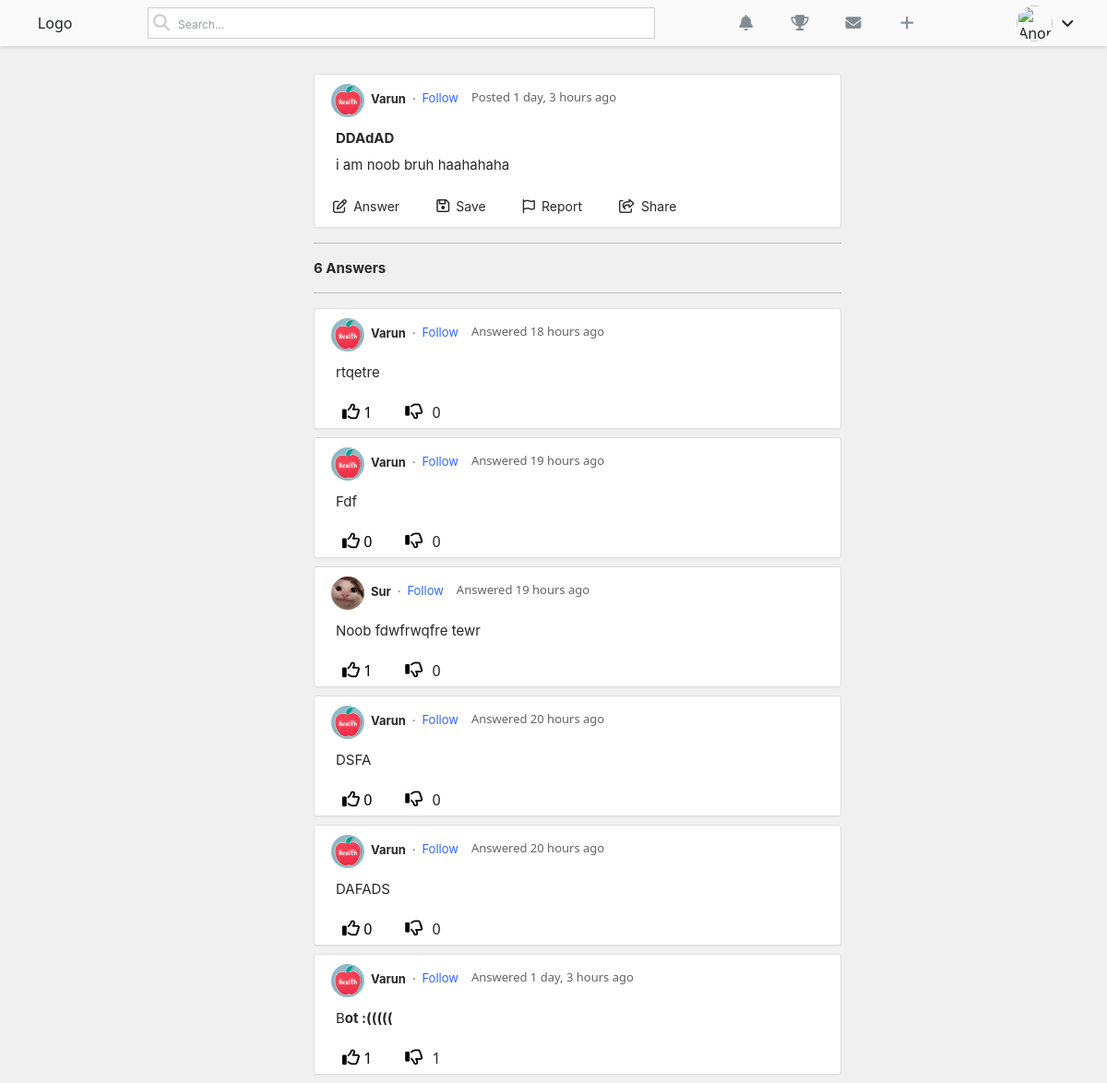
Page /posts/1/ on the earlier database version.
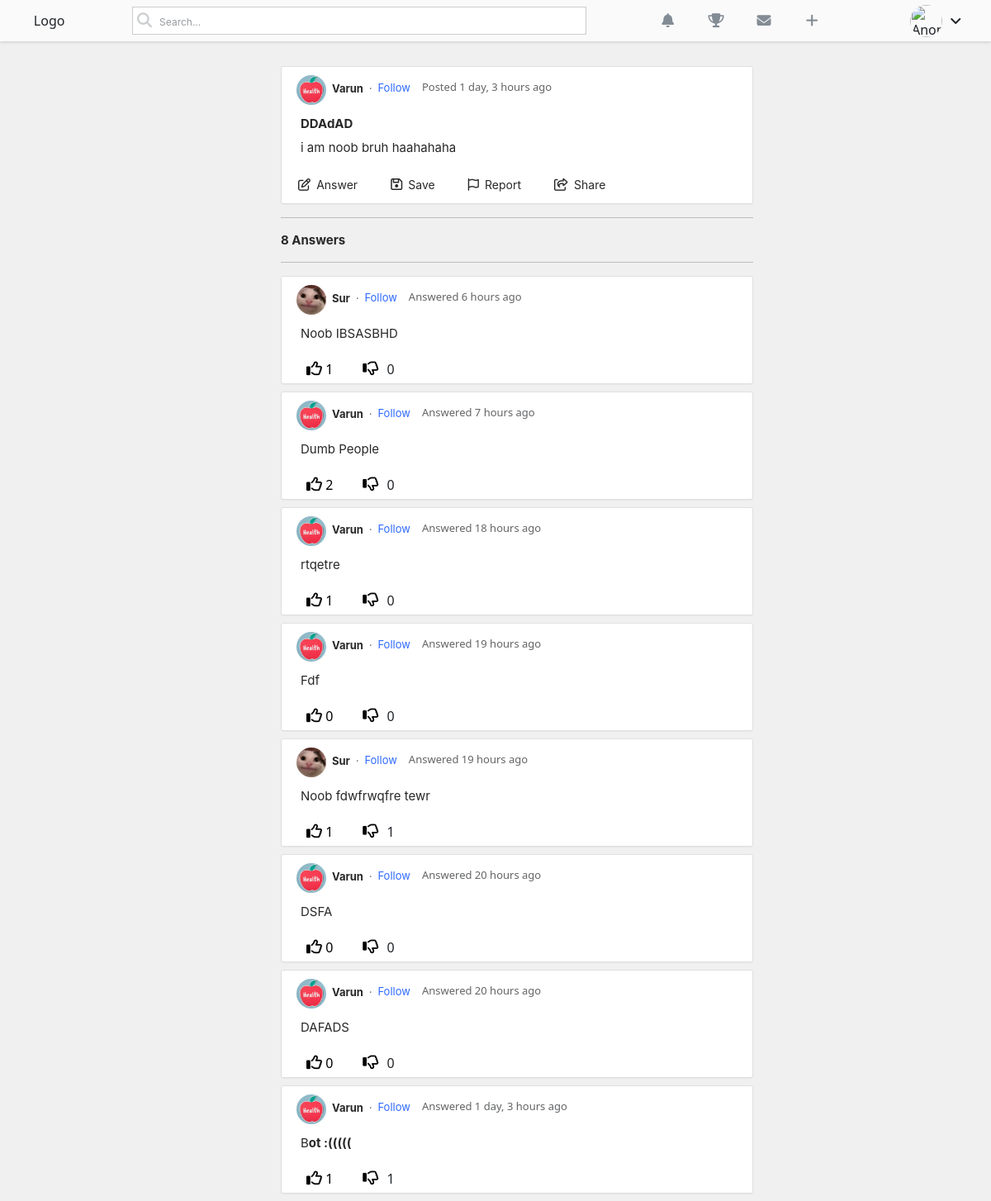
Same page on the later database version.
### main/models.py (models this page shows, shortened)
class Comment(models.Model):
    body = RichTextField(blank = True,null = True)
    user = models.ForeignKey(User,on_delete=models.CASCADE)
    post = models.ForeignKey(Post,on_delete=models.CASCADE,null=True)
    commented = models.DateTimeField(default=now)
    likes = models.ManyToManyField(User,blank=True,related_name="likes")
    dislikes = models.ManyToManyField(User,blank=True,related_name="dislikes")

class Profile(models.Model):
    user = models.OneToOneField(User,on_delete=models.CASCADE)
    image = models.ImageField(default="default.jpg",upload_to = "profile_pics")
    about = models.TextField(default="I am nerd")
    location = models.CharField(max_length=100)
    usercreated = models.DateTimeField(default=now)
    followers = models.ManyToManyField(User,blank=True,related_name="followers")
    coins = models.IntegerField(default=0)

### main/views.py (the view, shortened to what this page needs)
# urls.py: path('posts/<int:pk>/',PostDetailview.as_view(),name = "post_detail"),
class PostDetailview(View):
    def get(self,request,pk,*args,**kwargs):
        post = Post.objects.get(pk=pk)
        form = CommentForm()
        commentss = Comment.objects.filter(post=post)
        numberofcomments = len(commentss)
        comments = Comment.objects.filter(post=post).order_by('-commented')
        context = {
            "form":form,
            "post":post,
            'comments':comments,
            'numberofcomments':numberofcomments
        }
        return render(request,"post_detail.html",context)

### main/forms.py
class CommentForm(forms.ModelForm):
    class Meta:
        model = Comment
        fields = ['body']

### templates/post_detail.html (shortened to what the changed rows need)
{% load static %}
{% load humanize %}
{% load social_share %}
<!DOCTYPE html>
<html lang="en">
<head>
    <link href="https://cdn.jsdelivr.net/npm/bootstrap@5.1.0/dist/css/bootstrap.min.css" rel="stylesheet">
    <link rel="stylesheet" href="{% static 'css/home.css' %}">
</head>
<body style="background-color: rgba(165, 165, 165, 0.164);">
    <header class="navbarr">
        <div class="logo">
        </div>
        <div class="searchdiv">
        </div>
        <div class="iconsdivuser">
        </div>
        <div class="userdiv">
        </div>
    </header>
    <div class="postdivgobrr" style="margin-top: 80px;">
        <div class="postdivheader">
        </div>
        <div class="titlestuff">
        </div>
        <div class="bodystuff">
        </div>
        <div class="bottom-stuff">
        </div>
  </div>
    <hr width="572px" style="position: relative;left: 340px;">
    {% if comments %}
        <p style="color: #282829;font-family: -apple-system, BlinkMacSystemFont, 'Segoe UI', Roboto, Oxygen, Ubuntu, Cantarell, 'Open Sans', 'Helvetica Neue', sans-serif;font-size: 15px;font-weight: bold;line-height: 21px;margin-left: 340px;">{{numberofcomments}} Answers</p>
        <hr width="572px" style="position: relative;left: 340px;">
    {% endif %}
  {% for comment in comments %}
    <div class="postanswersdiv">
        <div class="topstuff">
            <img src="{{comment.user.profile.image.url}}" width="36px" height="36px" alt="">
            <p class="username">{{comment.user}}</p>
            <span>.</span>
            <p class="followshit">Follow</p>
            <p class="whenanswered">Answered {{comment.commented|naturaltime}}</p>
        </div>
        <div class="bodystuff">
            {{comment.body|safe}}
        </div>
        <div class="bottomstuff" style="display: flex;">
            <form action="{% url 'addlikes' post.pk comment.pk %}" method = "POST">
                <button type="submit" style="background-color: transparent;border: none;outline: none;">
                    <i class="far fa-thumbs-up" style="font-size: 19px;margin-left: 24px;margin-bottom: 7px;" data-bs-toggle="tooltip" data-bs-placement="top" title = "Upvote Answer" onclick="colorblue()" id = "thumbsup"></i>
                    <span>{{comment.likes.all.count}}</span>
                </button>
            </form>
            <form action="{% url 'adddislikes' post.pk comment.pk %}" method = "POST">
                <button type="submit" style="background-color: transparent;border: none;outline: none;">
                    <i class="far fa-thumbs-down" style="font-size: 19px;margin-left: 24px;margin-bottom: 7px;" data-bs-toggle="tooltip" data-bs-placement="bottom" title = "Downvote Answer" onclick="colororange()" id = "thumbsdown"></i>
                </button>
                <span>{{comment.dislikes.all.count}}</span>
            </form>
        </div>
    </div>
  {% endfor %}
</body>
</html>

Differences in the rows shown:
added Comment: user.profile.image (picture), user "Sur", commented "6 hours ago", body "Noob IBSASBHD", likes.all.count "1", dislikes.all.count "0"
added Comment: user.profile.image (placeholder picture), user "Varun", commented "7 hours ago", body "Dumb People", likes.all.count "2", dislikes.all.count "0"
computed for Comment "Noob fdwfrwqfre tewr": dislikes.all.count "0" → "1"
Other differences:
{{ numberofcomments }}: "6" → "8"
